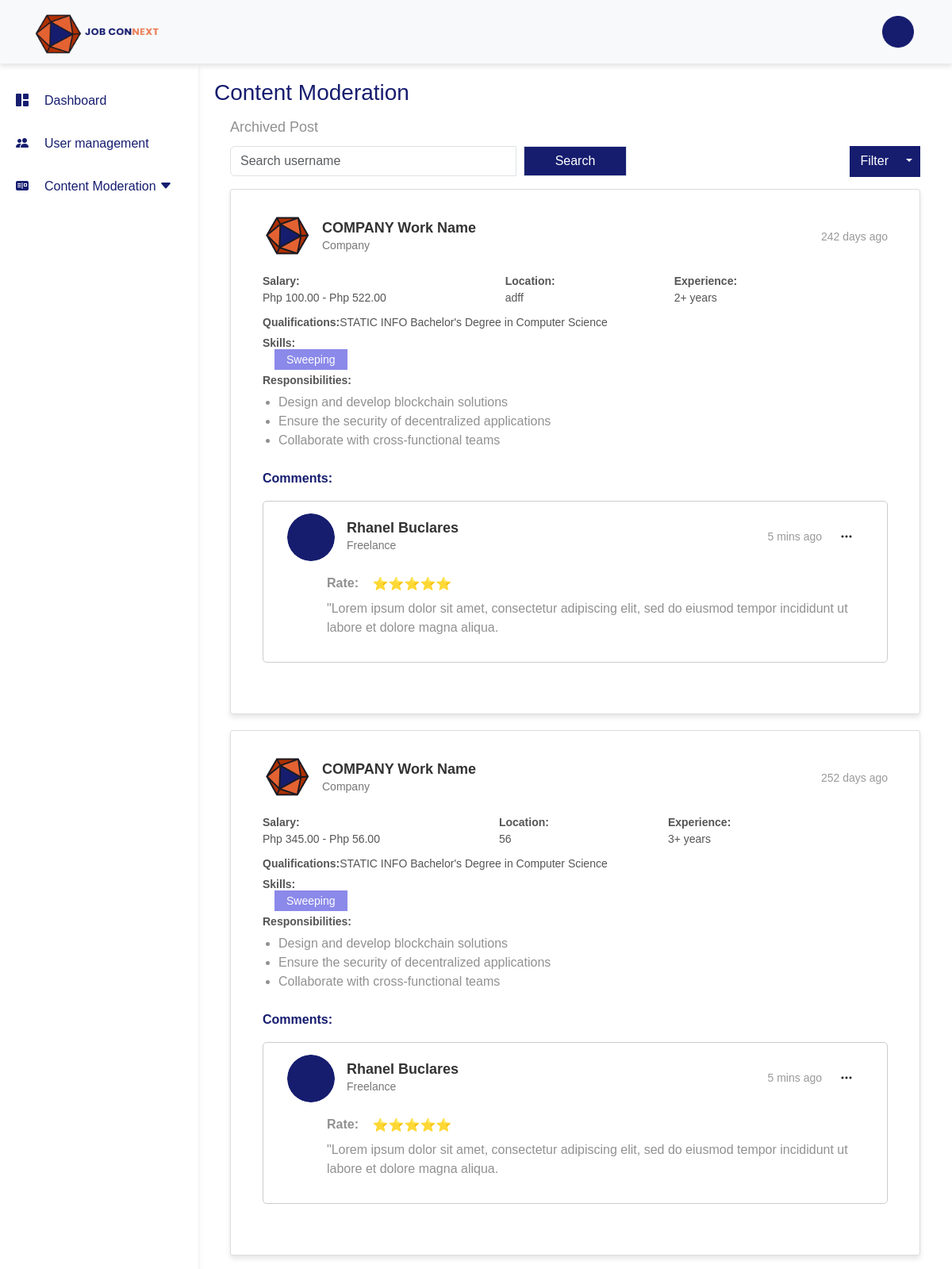
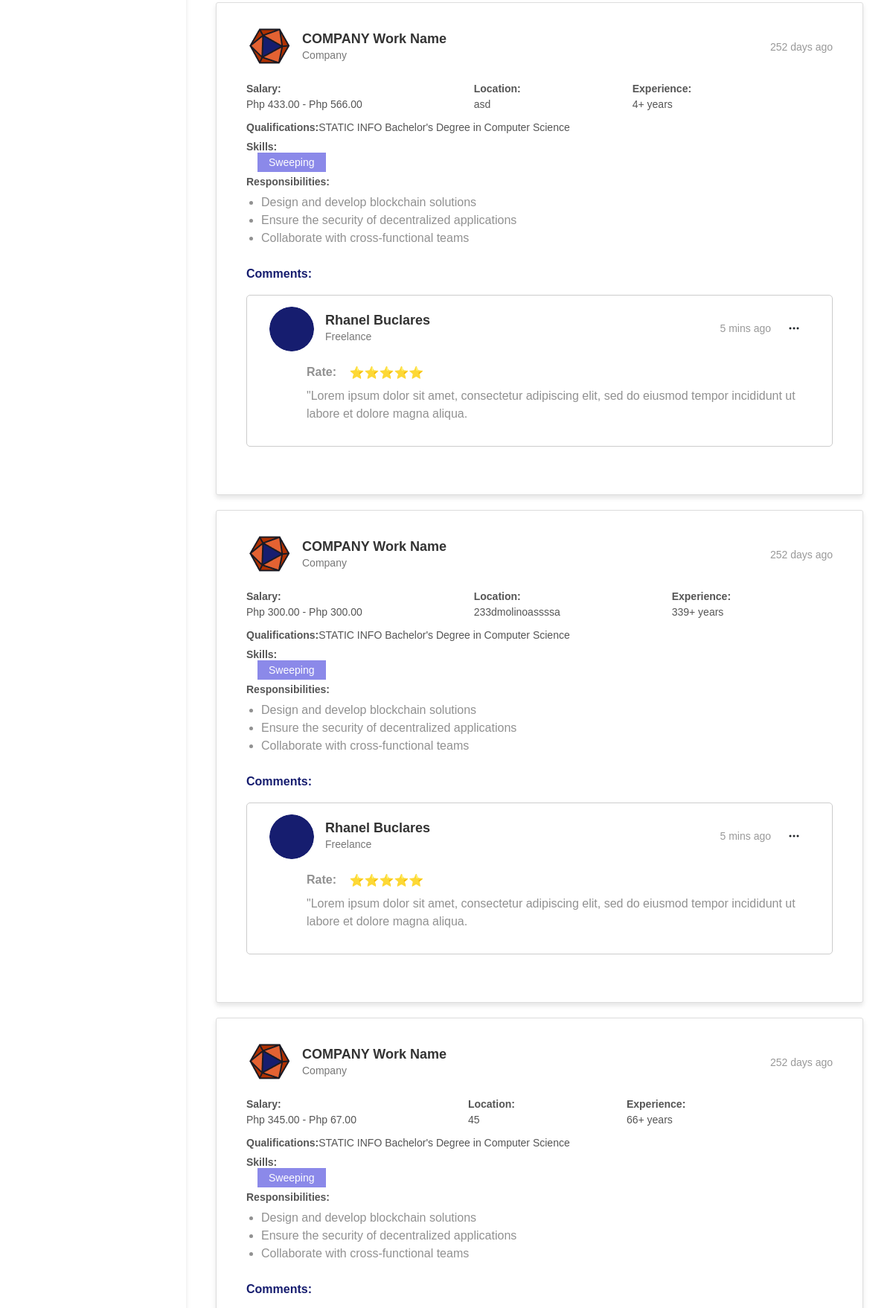
The page /AdminPortal/archivedpost.php (upper part) on the database its author committed (2 pictures, top to bottom).
### tables this page shows
CREATE TABLE `tbl_client_skills_sets` (
  `id` int(10) NOT NULL,
  `client_id` int(10) NOT NULL,
  `skills` varchar(20) NOT NULL
);

CREATE TABLE `tbl_company_info` (
  `company_name` varchar(255) NOT NULL,
  `company_aboutUs` varchar(1000) NOT NULL,
  `company_Address` varchar(255) NOT NULL,
  `company_id` int(11) NOT NULL,
  `client_id` int(11) NOT NULL
);

CREATE TABLE `tbl_client_jobpost_archive` (
  `client_id` int(11) NOT NULL,
  `job_post_id` int(10) NOT NULL,
  `job_offer` varchar(255) NOT NULL,
  `salary_start` decimal(10,2) NOT NULL,
  `salary_end` decimal(10,2) NOT NULL,
  `client_file` varchar(255) DEFAULT NULL,
  `filePath` varchar(255) DEFAULT NULL,
  `job_status` varchar(50) NOT NULL,
  `description` text DEFAULT NULL,
  `location` varchar(255) DEFAULT NULL,
  `applicants` int(11) DEFAULT 0,
  `year_exp` int(50) DEFAULT NULL,
  `start_posted` date DEFAULT NULL,
  `deadline` date DEFAULT NULL,
  `archived_at` timestamp NOT NULL DEFAULT current_timestamp()
);

### AdminPortal/component/archivePostCardReview.php (the view, shortened to what this page needs)
<?php
include '../db_con/db_connection.php';
$job_offeredQRY = "SELECT * FROM tbl_client_jobpost_archive ORDER BY start_posted DESC";
$job_offeredEXE = mysqli_query($conn, $job_offeredQRY);
while ($row = mysqli_fetch_assoc($job_offeredEXE)) {
    $client_id = $row['client_id'];
    $job_salary_start = $row['salary_start'];
    $job_salary_end = $row['salary_end'];
    $yr_Exp = $row['year_exp'];
    $job_loc = $row['location'];
    $date_posted = $row['start_posted'];
    $now = new DateTime();
    $posted_date = new DateTime($date_posted);
    $interval = $posted_date->diff($now);
    $days_passed = $interval->days;
    $job_offered_companyname_QRY = "SELECT * FROM tbl_company_info WHERE client_id = $client_id";
    $job_offered_companyEXE = mysqli_query($conn, $job_offered_companyname_QRY);
    $company_name = '';
    while ($company_row = mysqli_fetch_assoc($job_offered_companyEXE)) {
        $company_name = $company_row['company_name'];
    }
    $colors = [
        '#8B89E9',
        '#46CFA6',
        '#FFAEC9',
        '#A8E6CF',
        '#DCE775',
        '#FFCCBC',
        '#B39DDB',
        '#80DEEA',
        '#F48FB1',
        '#FFECB3',
    ];
    $skill_qry = "SELECT * FROM tbl_client_skills_sets WHERE client_id = $client_id";
    $skill_exe = mysqli_query($conn, $skill_qry);
    $i = 0;
    $skill_tags = '';
    while ($skill_row = mysqli_fetch_assoc($skill_exe)) {
        $skill_name = $skill_row['skills'];
        $color = $colors[$i % count($colors)];
        $skill_tags .= "<span class='skill-color' style='background-color: $color;'>{$skill_name}</span> ";
        $i++;
?>
        <div class="post-card">
            <div class="post-header">
                <div class="profile-info">
                    <img src="./imgforadmin/logo.png" alt="Profile Image" class="profile-img">
                    <div class="profile-details">
                        <h4><?php echo $company_name ?></h4>
                        <p class="freelance-info">Company</p>
                    </div>
                </div>
                <div class="post-menu">
                    <span class="posted-time"><?php echo $days_passed ?>2 days ago</span>
                </div>
            </div>
            <div class="job-details">
                <p><strong>Salary:</strong> <br><?php echo 'Php ' . $job_salary_start . ' - Php ' . $job_salary_end ?></p>
                <p><strong>Location:</strong> <br><?php echo $job_loc ?></p>
                <p><strong>Experience:</strong> <br><?php echo $yr_Exp ?>+ years</p>
            </div>
            <div class="qualifications">
                <p><strong>Qualifications:</strong>STATIC INFO Bachelor's Degree in Computer Science</p>
                <p><strong>Skills:</strong><br><span class="skill-color"><?php echo $skill_tags; ?></span></p>
            </div>
            <div class="responsibilities">
                <p><strong>Responsibilities:</strong></p>
                <ul>
                    <li>Design and develop blockchain solutions</li>
                    <li>Ensure the security of decentralized applications</li>
                    <li>Collaborate with cross-functional teams</li>
                </ul>
            </div>
            <br>
            <div class="comments-rating">
                <p><strong>Comments:</strong></p>
                <div class="comment-card">
                    <div class="comment-content">
                        <div class="profile-info">
                            <img src="./imgforadmin/adminprofile.png" class="profile-img">
                            <div class="profile-details">
                                <h4>Rhanel Buclares</h4>
                                <p class="freelance-info">Freelance</p>
                            </div>
                        </div>
                        <div class="post-menu">
                            <span class="posted-time">5 mins ago</span>
                            <button class="btn btn-menu">
                                <i class="bi bi-three-dots"></i>
                            </button>
                        </div>
                    </div>
                    <div class="comments">
                        <div class="rating">
                            <span><b>Rate:</b></span>
                            <button class="btn btn-rate">⭐⭐⭐⭐⭐</button>
                        </div>
                        <p>"Lorem ipsum dolor sit amet, consectetur adipiscing elit, sed do eiusmod tempor incididunt ut labore et dolore magna aliqua.</p>
                    </div>
                </div>
            </div><br>
        </div>
<?php
    }
}
?>

### AdminPortal/contentmoderation/contentmoderation.css (style rules this page uses)
.post-card { max-width: 1000px; border: 1px solid #dddddd; border-radius: 3px; padding: 30px 40px; background-color: var(--white); box-shadow: 0 4px 6px rgba(0, 0, 0, 0.1); margin-bottom: 20px; font-family: Arial, sans-serif; }
.post-header { display: flex; justify-content: space-between; align-items: center; margin-bottom: 10px; }
.profile-info { display: flex; align-items: center; gap: 15px; }
.profile-img { width: 60px; height: 60px; border-radius: 50%; object-fit: cover; }
.profile-details h4 { margin: 0; font-size: 18px; font-weight: bold; color: #333; }
.profile-details .freelance-info { margin: 0; font-size: 14px; color: #777; }
.post-menu { display: flex; align-items: center; gap: 10px; }
.posted-time { font-size: 14px; color: #999; }
.job-details { display: flex; gap: 150px; }
.job-details p, .qualifications p, .responsibilities p { margin: 5px 0; font-size: 14px; color: #555; }
.skill-color { margin: 3px 0px; padding: 5px 15px; color: var(--white); }
.responsibilities ul { margin: 0; padding-left: 20px; color: var(--dwhite); }
.comments-rating { width: 100%; }
.comment-card { border: #ccc solid 1px; padding: 15px 30px; border-radius: 5px; margin-bottom: 10px; }
.comment-content { display: flex; justify-content: space-between; align-items: center; margin-bottom: 10px; }
.comments { margin-left: 50px; color: var(--dwhite); }

### AdminPortal/adminStyleComponents/AdminLandingPage.css (style rules this page uses)
:root { --darkblue: #161D6F; --lightblue: #3679FE; --orange: #E46232; --white: #ffffff; --dwhite: #919191; }

### rows shown on the page
tbl_client_jobpost_archive: salary_start "100.00", salary_end "522.00", location "adff", year_exp "2"
tbl_client_skills_sets: skills "Sweeping"
tbl_company_info: company_name "COMPANY Work Name"
tbl_client_jobpost_archive: salary_start "345.00", salary_end "56.00", location "56", year_exp "3"
tbl_client_jobpost_archive: salary_start "433.00", salary_end "566.00", location "asd", year_exp "4"
tbl_client_jobpost_archive: salary_start "300.00", salary_end "300.00", location "233dmolinoassssa", year_exp "339"
tbl_client_jobpost_archive: salary_start "345.00", salary_end "67.00", location "45", year_exp "66"
